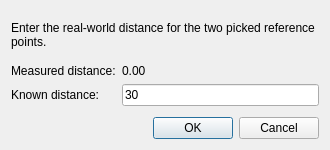
<?xml version="1.0" encoding="UTF-8"?>
<ui version="4.0">
 <class>ScaleReferenceDialog</class>
 <widget class="QDialog" name="ScaleReferenceDialog">
  <property name="geometry">
   <rect>
    <x>0</x>
    <y>0</y>
    <width>330</width>
    <height>150</height>
   </rect>
  </property>
  <property name="windowTitle">
   <string>Scale Reference</string>
  </property>
  <layout class="QVBoxLayout" name="verticalLayout">
   <item>
    <widget class="QLabel" name="InstructionsLabel">
     <property name="text">
      <string>Enter the real-world distance for the two picked reference points.</string>
     </property>
     <property name="wordWrap">
      <bool>true</bool>
     </property>
    </widget>
   </item>
   <item>
    <layout class="QFormLayout" name="formLayout">
     <item row="0" column="0">
      <widget class="QLabel" name="MeasuredDistanceLabel">
       <property name="text">
        <string>Measured distance:</string>
       </property>
      </widget>
     </item>
     <item row="0" column="1">
      <widget class="QLabel" name="MeasuredDistanceValue">
       <property name="text">
        <string>0.00</string>
       </property>
      </widget>
     </item>
     <item row="1" column="0">
      <widget class="QLabel" name="KnownDistanceLabel">
       <property name="text">
        <string>Known distance:</string>
       </property>
      </widget>
     </item>
     <item row="1" column="1">
      <widget class="QLineEdit" name="KnownDistanceEdit">
       <property name="text">
        <string>30</string>
       </property>
      </widget>
     </item>
    </layout>
   </item>
   <item>
    <widget class="QDialogButtonBox" name="ButtonBox">
     <property name="orientation">
      <enum>Qt::Horizontal</enum>
     </property>
     <property name="standardButtons">
      <set>QDialogButtonBox::Cancel|QDialogButtonBox::Ok</set>
     </property>
    </widget>
   </item>
  </layout>
 </widget>
 <resources/>
 <connections>
  <connection>
   <sender>ButtonBox</sender>
   <signal>accepted()</signal>
   <receiver>ScaleReferenceDialog</receiver>
   <slot>accept()</slot>
   <hints>
    <hint type="sourcelabel">
     <x>248</x>
     <y>132</y>
    </hint>
    <hint type="destinationlabel">
     <x>165</x>
     <y>146</y>
    </hint>
   </hints>
  </connection>
  <connection>
   <sender>ButtonBox</sender>
   <signal>rejected()</signal>
   <receiver>ScaleReferenceDialog</receiver>
   <slot>reject()</slot>
   <hints>
    <hint type="sourcelabel">
     <x>314</x>
     <y>132</y>
    </hint>
    <hint type="destinationlabel">
     <x>290</x>
     <y>146</y>
    </hint>
   </hints>
  </connection>
 </connections>
</ui>
